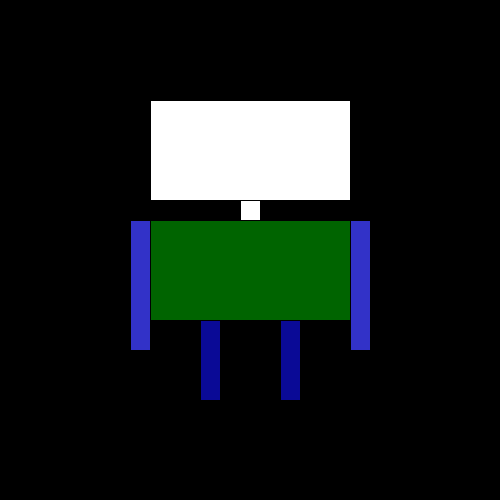
Frame 1 (no input)
Frame 60 (the mouse pressed at the canvas centre just before this capture): identical to frame 1, image omitted
Frame 120 (the mouse held since frame 60 and released just before this capture): identical to frame 1, image omitted

The Processing sketch that drew this single still picture (run headless with seeded random() and noise(); from frame 60 on, the mouse is pressed at the canvas centre):

// Processing sketch: Robot_08_Color_Var
// ── Robot_08_Color_Var.pde
/* 
 *  Roboter 08
 
 *  HSV (Hue Saturation Value) == HSB (Hue Saturation Blackness)
 *  https://en.wikipedia.org/wiki/HSL_and_HSV
 
 *  HKB 16 Creative Coding, MF
 */


int dicke=200;
int mitteX;
int mitteY;
int armdicke=20;
int beindicke=20;


float anger=0;


void setup() {
  size(500, 500);
  mitteX=width/2;
  mitteY=height/2;
}

void draw() {
  background(0);
 // colorMode(HSB,255);
  fill(255,255-anger, 255-anger);
  rect(mitteX-dicke/2, 100, dicke, 100); // head

  //Body
  strokeWeight(1);
  rect(mitteX-10, 200, 20, 20);
    //colorMode(RGB,255);
  fill(0, 100, 0);
   rect(mitteX-dicke/2, 220, dicke, 100); 

  //Arms
  fill(50, 50, 200);
  rect(mitteX-dicke/2-armdicke, 220, armdicke, 130); // Left Arm
  rect(mitteX+dicke/2, 220, armdicke, 130); // Right Arm

  //Legs
  fill(10, 10, 150);
  rect(mitteX-30-beindicke, 320, beindicke, 80); // Left Leg
  rect(mitteX+30, 320, beindicke, 80); // Right Leg
}

void mouseMoved(){
  anger=map(mouseY, 500,0,0,255);
}
